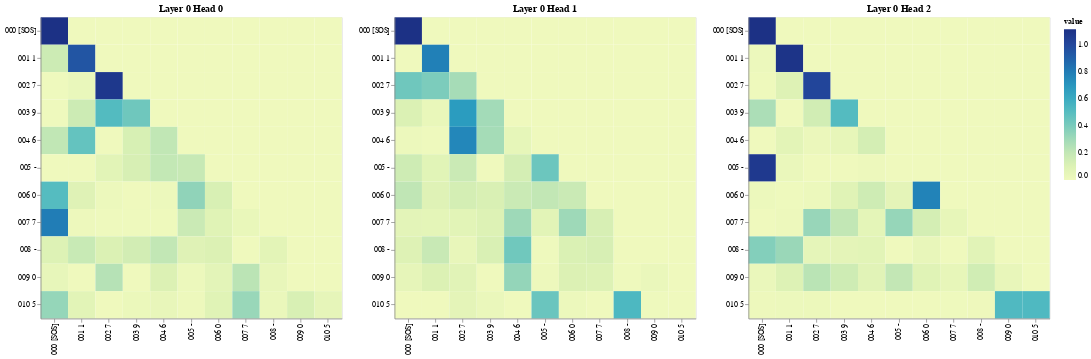

Notebook cell for this chart:
### Code cell
# Encoder Self-Attention
get_all_attention_maps("decoder", layers, heads, decoder_input_tokens, decoder_input_tokens, min(20, sentence_len))

### Figure 1 — Vega-Lite specification as saved in the notebook (floating-point values rounded to 4 significant figures)
{"config": {"view": {"continuousWidth": 300, "continuousHeight": 300}}, "vconcat": [{"hconcat": [{"data": {"name": "data-5546616757133ed83c3f0bd373617a24"}, "mark": {"type": "rect"}, "encoding": {"color": {"field": "value", "type": "quantitative"}, "tooltip": [{"field": "row", "type": "quantitative"}, {"field": "column", "type": "quantitative"}, {"field": "value", "type": "quantitative"}, {"field": "row_token", "type": "nominal"}, {"field": "col_token", "type": "nominal"}], "x": {"axis": {"title": ""}, "field": "col_token", "type": "nominal"}, "y": {"axis": {"title": ""}, "field": "row_token", "type": "nominal"}}, "height": 400, "name": "view_40", "title": "Layer 0 Head 0", "width": 400}, {"data": {"name": "data-6bec287a599fe36e4a3e397532153359"}, "mark": {"type": "rect"}, "encoding": {"color": {"field": "value", "type": "quantitative"}, "tooltip": [{"field": "row", "type": "quantitative"}, {"field": "column", "type": "quantitative"}, {"field": "value", "type": "quantitative"}, {"field": "row_token", "type": "nominal"}, {"field": "col_token", "type": "nominal"}], "x": {"axis": {"title": ""}, "field": "col_token", "type": "nominal"}, "y": {"axis": {"title": ""}, "field": "row_token", "type": "nominal"}}, "height": 400, "name": "view_41", "title": "Layer 0 Head 1", "width": 400}, {"data": {"name": "data-743dfa3ce1b8d32abac9306f1109db86"}, "mark": {"type": "rect"}, "encoding": {"color": {"field": "value", "type": "quantitative"}, "tooltip": [{"field": "row", "type": "quantitative"}, {"field": "column", "type": "quantitative"}, {"field": "value", "type": "quantitative"}, {"field": "row_token", "type": "nominal"}, {"field": "col_token", "type": "nominal"}], "x": {"axis": {"title": ""}, "field": "col_token", "type": "nominal"}, "y": {"axis": {"title": ""}, "field": "row_token", "type": "nominal"}}, "height": 400, "name": "view_42", "title": "Layer 0 Head 2", "width": 400}]}], "params": [{"name": "param_40", "select": {"type": "interval", "encodings": ["x", "y"]}, "bind": "scales", "views": ["view_40"]}, {"name": "param_41", "select": {"type": "interval", "encodings": ["x", "y"]}, "bind": "scales", "views": ["view_41"]}, {"name": "param_42", "select": {"type": "interval", "encodings": ["x", "y"]}, "bind": "scales", "views": ["view_42"]}], "$schema": "https://vega.github.io/schema/vega-lite/v5.20.1.json", "datasets": {"data-5546616757133ed83c3f0bd373617a24": [{"row": 0, "column": 0, "value": 1.111, "row_token": "000 [SOS]", "col_token": "000 [SOS]"}, {"row": 0, "column": 1, "value": 0.0, "row_token": "000 [SOS]", "col_token": "001 1"}, {"row": 0, "column": 2, "value": 0.0, "row_token": "000 [SOS]", "col_token": "002 7"}, {"row": 0, "column": 3, "value": 0.0, "row_token": "000 [SOS]", "col_token": "003 9"}, {"row": 0, "column": 4, "value": 0.0, "row_token": "000 [SOS]", "col_token": "004 6"}, {"row": 0, "column": 5, "value": 0.0, "row_token": "000 [SOS]", "col_token": "005 -"}, {"row": 0, "column": 6, "value": 0.0, "row_token": "000 [SOS]", "col_token": "006 0"}, {"row": 0, "column": 7, "value": 0.0, "row_token": "000 [SOS]", "col_token": "007 7"}, {"row": 0, "column": 8, "value": 0.0, "row_token": "000 [SOS]", "col_token": "008 -"}, {"row": 0, "column": 9, "value": 0.0, "row_token": "000 [SOS]", "col_token": "009 0"}, {"row": 0, "column": 10, "value": 0.0, "row_token": "000 [SOS]", "col_token": "010 5"}, {"row": 1, "column": 0, "value": 0.1664, "row_token": "001 1", "col_token": "000 [SOS]"}, {"row": 1, "column": 1, "value": 0.9447, "row_token": "001 1", "col_token": "001 1"}, {"row": 1, "column": 2, "value": 0.0, "row_token": "001 1", "col_token": "002 7"}, {"row": 1, "column": 3, "value": 0.0, "row_token": "001 1", "col_token": "003 9"}, {"row": 1, "column": 4, "value": 0.0, "row_token": "001 1", "col_token": "004 6"}, {"row": 1, "column": 5, "value": 0.0, "row_token": "001 1", "col_token": "005 -"}, {"row": 1, "column": 6, "value": 0.0, "row_token": "001 1", "col_token": "006 0"}, {"row": 1, "column": 7, "value": 0.0, "row_token": "001 1", "col_token": "007 7"}, {"row": 1, "column": 8, "value": 0.0, "row_token": "001 1", "col_token": "008 -"}, {"row": 1, "column": 9, "value": 0.0, "row_token": "001 1", "col_token": "009 0"}, {"row": 1, "column": 10, "value": 0.0, "row_token": "001 1", "col_token": "010 5"}, {"row": 2, "column": 0, "value": 0.004207, "row_token": "002 7", "col_token": "000 [SOS]"}, {"row": 2, "column": 1, "value": 0.03073, "row_token": "002 7", "col_token": "001 1"}, {"row": 2, "column": 2, "value": 1.076, "row_token": "002 7", "col_token": "002 7"}, {"row": 2, "column": 3, "value": 0.0, "row_token": "002 7", "col_token": "003 9"}, {"row": 2, "column": 4, "value": 0.0, "row_token": "002 7", "col_token": "004 6"}, {"row": 2, "column": 5, "value": 0.0, "row_token": "002 7", "col_token": "005 -"}, {"row": 2, "column": 6, "value": 0.0, "row_token": "002 7", "col_token": "006 0"}, {"row": 2, "column": 7, "value": 0.0, "row_token": "002 7", "col_token": "007 7"}, {"row": 2, "column": 8, "value": 0.0, "row_token": "002 7", "col_token": "008 -"}, {"row": 2, "column": 9, "value": 0.0, "row_token": "002 7", "col_token": "009 0"}, {"row": 2, "column": 10, "value": 0.0, "row_token": "002 7", "col_token": "010 5"}, {"row": 3, "column": 0, "value": 0.004606, "row_token": "003 9", "col_token": "000 [SOS]"}, {"row": 3, "column": 1, "value": 0.1655, "row_token": "003 9", "col_token": "001 1"}, {"row": 3, "column": 2, "value": 0.511, "row_token": "003 9", "col_token": "002 7"}, {"row": 3, "column": 3, "value": 0.43, "row_token": "003 9", "col_token": "003 9"}, {"row": 3, "column": 4, "value": 0.0, "row_token": "003 9", "col_token": "004 6"}, {"row": 3, "column": 5, "value": 0.0, "row_token": "003 9", "col_token": "005 -"}, {"row": 3, "column": 6, "value": 0.0, "row_token": "003 9", "col_token": "006 0"}, {"row": 3, "column": 7, "value": 0.0, "row_token": "003 9", "col_token": "007 7"}, {"row": 3, "column": 8, "value": 0.0, "row_token": "003 9", "col_token": "008 -"}, {"row": 3, "column": 9, "value": 0.0, "row_token": "003 9", "col_token": "009 0"}, {"row": 3, "column": 10, "value": 0.0, "row_token": "003 9", "col_token": "010 5"}, {"row": 4, "column": 0, "value": 0.2082, "row_token": "004 6", "col_token": "000 [SOS]"}, {"row": 4, "column": 1, "value": 0.4599, "row_token": "004 6", "col_token": "001 1"}, {"row": 4, "column": 2, "value": 0.0, "row_token": "004 6", "col_token": "002 7"}, {"row": 4, "column": 3, "value": 0.1249, "row_token": "004 6", "col_token": "003 9"}, {"row": 4, "column": 4, "value": 0.2067, "row_token": "004 6", "col_token": "004 6"}, {"row": 4, "column": 5, "value": 0.0, "row_token": "004 6", "col_token": "005 -"}, {"row": 4, "column": 6, "value": 0.0, "row_token": "004 6", "col_token": "006 0"}, {"row": 4, "column": 7, "value": 0.0, "row_token": "004 6", "col_token": "007 7"}, {"row": 4, "column": 8, "value": 0.0, "row_token": "004 6", "col_token": "008 -"}, {"row": 4, "column": 9, "value": 0.0, "row_token": "004 6", "col_token": "009 0"}, {"row": 4, "column": 10, "value": 0.0, "row_token": "004 6", "col_token": "010 5"}, {"row": 5, "column": 0, "value": 0.0, "row_token": "005 -", "col_token": "000 [SOS]"}, {"row": 5, "column": 1, "value": 0.0, "row_token": "005 -", "col_token": "001 1"}, {"row": 5, "column": 2, "value": 0.07284, "row_token": "005 -", "col_token": "002 7"}, {"row": 5, "column": 3, "value": 0.1263, "row_token": "005 -", "col_token": "003 9"}, {"row": 5, "column": 4, "value": 0.1987, "row_token": "005 -", "col_token": "004 6"}, {"row": 5, "column": 5, "value": 0.1859, "row_token": "005 -", "col_token": "005 -"}, {"row": 5, "column": 6, "value": 0.0, "row_token": "005 -", "col_token": "006 0"}, {"row": 5, "column": 7, "value": 0.0, "row_token": "005 -", "col_token": "007 7"}, {"row": 5, "column": 8, "value": 0.0, "row_token": "005 -", "col_token": "008 -"}, {"row": 5, "column": 9, "value": 0.0, "row_token": "005 -", "col_token": "009 0"}, {"row": 5, "column": 10, "value": 0.0, "row_token": "005 -", "col_token": "010 5"}, {"row": 6, "column": 0, "value": 0.5048, "row_token": "006 0", "col_token": "000 [SOS]"}, {"row": 6, "column": 1, "value": 0.09129, "row_token": "006 0", "col_token": "001 1"}, {"row": 6, "column": 2, "value": 0.01494, "row_token": "006 0", "col_token": "002 7"}, {"row": 6, "column": 3, "value": 0.0, "row_token": "006 0", "col_token": "003 9"}, {"row": 6, "column": 4, "value": 0.01815, "row_token": "006 0", "col_token": "004 6"}, {"row": 6, "column": 5, "value": 0.344, "row_token": "006 0", "col_token": "005 -"}, {"row": 6, "column": 6, "value": 0.1211, "row_token": "006 0", "col_token": "006 0"}, {"row": 6, "column": 7, "value": 0.0, "row_token": "006 0", "col_token": "007 7"}, {"row": 6, "column": 8, "value": 0.0, "row_token": "006 0", "col_token": "008 -"}, {"row": 6, "column": 9, "value": 0.0, "row_token": "006 0", "col_token": "009 0"}, {"row": 6, "column": 10, "value": 0.0, "row_token": "006 0", "col_token": "010 5"}, {"row": 7, "column": 0, "value": 0.7962, "row_token": "007 7", "col_token": "000 [SOS]"}, {"row": 7, "column": 1, "value": 0.01126, "row_token": "007 7", "col_token": "001 1"}, {"row": 7, "column": 2, "value": 0.003259, "row_token": "007 7", "col_token": "002 7"}, {"row": 7, "column": 3, "value": 0.002939, "row_token": "007 7", "col_token": "003 9"}, {"row": 7, "column": 4, "value": 0.006396, "row_token": "007 7", "col_token": "004 6"}, {"row": 7, "column": 5, "value": 0.1738, "row_token": "007 7", "col_token": "005 -"}, {"row": 7, "column": 6, "value": 0.08477, "row_token": "007 7", "col_token": "006 0"}, {"row": 7, "column": 7, "value": 0.03249, "row_token": "007 7", "col_token": "007 7"}, {"row": 7, "column": 8, "value": 0.0, "row_token": "007 7", "col_token": "008 -"}, {"row": 7, "column": 9, "value": 0.0, "row_token": "007 7", "col_token": "009 0"}, {"row": 7, "column": 10, "value": 0.0, "row_token": "007 7", "col_token": "010 5"}, {"row": 8, "column": 0, "value": 0.1, "row_token": "008 -", "col_token": "000 [SOS]"}, {"row": 8, "column": 1, "value": 0.1805, "row_token": "008 -", "col_token": "001 1"}, {"row": 8, "column": 2, "value": 0.1125, "row_token": "008 -", "col_token": "002 7"}, {"row": 8, "column": 3, "value": 0.1449, "row_token": "008 -", "col_token": "003 9"}, {"row": 8, "column": 4, "value": 0.2052, "row_token": "008 -", "col_token": "004 6"}, {"row": 8, "column": 5, "value": 0.09029, "row_token": "008 -", "col_token": "005 -"}, {"row": 8, "column": 6, "value": 0.1083, "row_token": "008 -", "col_token": "006 0"}, {"row": 8, "column": 7, "value": 0.0, "row_token": "008 -", "col_token": "007 7"}, {"row": 8, "column": 8, "value": 0.06891, "row_token": "008 -", "col_token": "008 -"}, {"row": 8, "column": 9, "value": 0.0, "row_token": "008 -", "col_token": "009 0"}, {"row": 8, "column": 10, "value": 0.0, "row_token": "008 -", "col_token": "010 5"}, {"row": 9, "column": 0, "value": 0.04264, "row_token": "009 0", "col_token": "000 [SOS]"}, {"row": 9, "column": 1, "value": 0.0, "row_token": "009 0", "col_token": "001 1"}, {"row": 9, "column": 2, "value": 0.2408, "row_token": "009 0", "col_token": "002 7"}, {"row": 9, "column": 3, "value": 0.0, "row_token": "009 0", "col_token": "003 9"}, {"row": 9, "column": 4, "value": 0.1079, "row_token": "009 0", "col_token": "004 6"}, {"row": 9, "column": 5, "value": 0.01784, "row_token": "009 0", "col_token": "005 -"}, {"row": 9, "column": 6, "value": 0.06477, "row_token": "009 0", "col_token": "006 0"}, {"row": 9, "column": 7, "value": 0.2284, "row_token": "009 0", "col_token": "007 7"}, {"row": 9, "column": 8, "value": 0.03684, "row_token": "009 0", "col_token": "008 -"}, {"row": 9, "column": 9, "value": 0.0, "row_token": "009 0", "col_token": "009 0"}, {"row": 9, "column": 10, "value": 0.0, "row_token": "009 0", "col_token": "010 5"}, {"row": 10, "column": 0, "value": 0.3294, "row_token": "010 5", "col_token": "000 [SOS]"}, {"row": 10, "column": 1, "value": 0.07, "row_token": "010 5", "col_token": "001 1"}, {"row": 10, "column": 2, "value": 0.0, "row_token": "010 5", "col_token": "002 7"}, {"row": 10, "column": 3, "value": 0.02069, "row_token": "010 5", "col_token": "003 9"}, {"row": 10, "column": 4, "value": 0.03811, "row_token": "010 5", "col_token": "004 6"}, {"row": 10, "column": 5, "value": 0.01098, "row_token": "010 5", "col_token": "005 -"}, {"row": 10, "column": 6, "value": 0.08161, "row_token": "010 5", "col_token": "006 0"}, {"row": 10, "column": 7, "value": 0.3196, "row_token": "010 5", "col_token": "007 7"}, {"row": 10, "column": 8, "value": 0.0254, "row_token": "010 5", "col_token": "008 -"}, {"row": 10, "column": 9, "value": 0.1212, "row_token": "010 5", "col_token": "009 0"}, {"row": 10, "column": 10, "value": 0.05212, "row_token": "010 5", "col_token": "010 5"}], "data-6bec287a599fe36e4a3e397532153359": [{"row": 0, "column": 0, "value": 1.111, "row_token": "000 [SOS]", "col_token": "000 [SOS]"}, {"row": 0, "column": 1, "value": 0.0, "row_token": "000 [SOS]", "col_token": "001 1"}, {"row": 0, "column": 2, "value": 0.0, "row_token": "000 [SOS]", "col_token": "002 7"}, {"row": 0, "column": 3, "value": 0.0, "row_token": "000 [SOS]", "col_token": "003 9"}, {"row": 0, "column": 4, "value": 0.0, "row_token": "000 [SOS]", "col_token": "004 6"}, {"row": 0, "column": 5, "value": 0.0, "row_token": "000 [SOS]", "col_token": "005 -"}, {"row": 0, "column": 6, "value": 0.0, "row_token": "000 [SOS]", "col_token": "006 0"}, {"row": 0, "column": 7, "value": 0.0, "row_token": "000 [SOS]", "col_token": "007 7"}, {"row": 0, "column": 8, "value": 0.0, "row_token": "000 [SOS]", "col_token": "008 -"}, {"row": 0, "column": 9, "value": 0.0, "row_token": "000 [SOS]", "col_token": "009 0"}, {"row": 0, "column": 10, "value": 0.0, "row_token": "000 [SOS]", "col_token": "010 5"}, {"row": 1, "column": 0, "value": 0.0, "row_token": "001 1", "col_token": "000 [SOS]"}, {"row": 1, "column": 1, "value": 0.7861, "row_token": "001 1", "col_token": "001 1"}, {"row": 1, "column": 2, "value": 0.0, "row_token": "001 1", "col_token": "002 7"}, {"row": 1, "column": 3, "value": 0.0, "row_token": "001 1", "col_token": "003 9"}, {"row": 1, "column": 4, "value": 0.0, "row_token": "001 1", "col_token": "004 6"}, {"row": 1, "column": 5, "value": 0.0, "row_token": "001 1", "col_token": "005 -"}, {"row": 1, "column": 6, "value": 0.0, "row_token": "001 1", "col_token": "006 0"}, {"row": 1, "column": 7, "value": 0.0, "row_token": "001 1", "col_token": "007 7"}, {"row": 1, "column": 8, "value": 0.0, "row_token": "001 1", "col_token": "008 -"}, {"row": 1, "column": 9, "value": 0.0, "row_token": "001 1", "col_token": "009 0"}, {"row": 1, "column": 10, "value": 0.0, "row_token": "001 1", "col_token": "010 5"}, {"row": 2, "column": 0, "value": 0.4302, "row_token": "002 7", "col_token": "000 [SOS]"}, {"row": 2, "column": 1, "value": 0.396, "row_token": "002 7", "col_token": "001 1"}, {"row": 2, "column": 2, "value": 0.2849, "row_token": "002 7", "col_token": "002 7"}, {"row": 2, "column": 3, "value": 0.0, "row_token": "002 7", "col_token": "003 9"}, {"row": 2, "column": 4, "value": 0.0, "row_token": "002 7", "col_token": "004 6"}, {"row": 2, "column": 5, "value": 0.0, "row_token": "002 7", "col_token": "005 -"}, {"row": 2, "column": 6, "value": 0.0, "row_token": "002 7", "col_token": "006 0"}, {"row": 2, "column": 7, "value": 0.0, "row_token": "002 7", "col_token": "007 7"}, {"row": 2, "column": 8, "value": 0.0, "row_token": "002 7", "col_token": "008 -"}, {"row": 2, "column": 9, "value": 0.0, "row_token": "002 7", "col_token": "009 0"}, {"row": 2, "column": 10, "value": 0.0, "row_token": "002 7", "col_token": "010 5"}, {"row": 3, "column": 0, "value": 0.1095, "row_token": "003 9", "col_token": "000 [SOS]"}, {"row": 3, "column": 1, "value": 0.03348, "row_token": "003 9", "col_token": "001 1"}, {"row": 3, "column": 2, "value": 0.675, "row_token": "003 9", "col_token": "002 7"}, {"row": 3, "column": 3, "value": 0.2931, "row_token": "003 9", "col_token": "003 9"}, {"row": 3, "column": 4, "value": 0.0, "row_token": "003 9", "col_token": "004 6"}, {"row": 3, "column": 5, "value": 0.0, "row_token": "003 9", "col_token": "005 -"}, {"row": 3, "column": 6, "value": 0.0, "row_token": "003 9", "col_token": "006 0"}, {"row": 3, "column": 7, "value": 0.0, "row_token": "003 9", "col_token": "007 7"}, {"row": 3, "column": 8, "value": 0.0, "row_token": "003 9", "col_token": "008 -"}, {"row": 3, "column": 9, "value": 0.0, "row_token": "003 9", "col_token": "009 0"}, {"row": 3, "column": 10, "value": 0.0, "row_token": "003 9", "col_token": "010 5"}, {"row": 4, "column": 0, "value": 0.01576, "row_token": "004 6", "col_token": "000 [SOS]"}, {"row": 4, "column": 1, "value": 0.004911, "row_token": "004 6", "col_token": "001 1"}, {"row": 4, "column": 2, "value": 0.7566, "row_token": "004 6", "col_token": "002 7"}, {"row": 4, "column": 3, "value": 0.2866, "row_token": "004 6", "col_token": "003 9"}, {"row": 4, "column": 4, "value": 0.04723, "row_token": "004 6", "col_token": "004 6"}, {"row": 4, "column": 5, "value": 0.0, "row_token": "004 6", "col_token": "005 -"}, {"row": 4, "column": 6, "value": 0.0, "row_token": "004 6", "col_token": "006 0"}, {"row": 4, "column": 7, "value": 0.0, "row_token": "004 6", "col_token": "007 7"}, {"row": 4, "column": 8, "value": 0.0, "row_token": "004 6", "col_token": "008 -"}, {"row": 4, "column": 9, "value": 0.0, "row_token": "004 6", "col_token": "009 0"}, {"row": 4, "column": 10, "value": 0.0, "row_token": "004 6", "col_token": "010 5"}, {"row": 5, "column": 0, "value": 0.1605, "row_token": "005 -", "col_token": "000 [SOS]"}, {"row": 5, "column": 1, "value": 0.07565, "row_token": "005 -", "col_token": "001 1"}, {"row": 5, "column": 2, "value": 0.1734, "row_token": "005 -", "col_token": "002 7"}, {"row": 5, "column": 3, "value": 0.0, "row_token": "005 -", "col_token": "003 9"}, {"row": 5, "column": 4, "value": 0.1359, "row_token": "005 -", "col_token": "004 6"}, {"row": 5, "column": 5, "value": 0.437, "row_token": "005 -", "col_token": "005 -"}, {"row": 5, "column": 6, "value": 0.0, "row_token": "005 -", "col_token": "006 0"}, {"row": 5, "column": 7, "value": 0.0, "row_token": "005 -", "col_token": "007 7"}, {"row": 5, "column": 8, "value": 0.0, "row_token": "005 -", "col_token": "008 -"}, {"row": 5, "column": 9, "value": 0.0, "row_token": "005 -", "col_token": "009 0"}, {"row": 5, "column": 10, "value": 0.0, "row_token": "005 -", "col_token": "010 5"}, {"row": 6, "column": 0, "value": 0.2104, "row_token": "006 0", "col_token": "000 [SOS]"}, {"row": 6, "column": 1, "value": 0.0915, "row_token": "006 0", "col_token": "001 1"}, {"row": 6, "column": 2, "value": 0.1359, "row_token": "006 0", "col_token": "002 7"}, {"row": 6, "column": 3, "value": 0.1194, "row_token": "006 0", "col_token": "003 9"}, {"row": 6, "column": 4, "value": 0.1759, "row_token": "006 0", "col_token": "004 6"}, {"row": 6, "column": 5, "value": 0.2033, "row_token": "006 0", "col_token": "005 -"}, {"row": 6, "column": 6, "value": 0.1747, "row_token": "006 0", "col_token": "006 0"}, {"row": 6, "column": 7, "value": 0.0, "row_token": "006 0", "col_token": "007 7"}, {"row": 6, "column": 8, "value": 0.0, "row_token": "006 0", "col_token": "008 -"}, {"row": 6, "column": 9, "value": 0.0, "row_token": "006 0", "col_token": "009 0"}, {"row": 6, "column": 10, "value": 0.0, "row_token": "006 0", "col_token": "010 5"}, {"row": 7, "column": 0, "value": 0.06448, "row_token": "007 7", "col_token": "000 [SOS]"}, {"row": 7, "column": 1, "value": 0.05889, "row_token": "007 7", "col_token": "001 1"}, {"row": 7, "column": 2, "value": 0.07463, "row_token": "007 7", "col_token": "002 7"}, {"row": 7, "column": 3, "value": 0.1012, "row_token": "007 7", "col_token": "003 9"}, {"row": 7, "column": 4, "value": 0.3052, "row_token": "007 7", "col_token": "004 6"}, {"row": 7, "column": 5, "value": 0.07352, "row_token": "007 7", "col_token": "005 -"}, {"row": 7, "column": 6, "value": 0.3064, "row_token": "007 7", "col_token": "006 0"}, {"row": 7, "column": 7, "value": 0.1267, "row_token": "007 7", "col_token": "007 7"}, {"row": 7, "column": 8, "value": 0.0, "row_token": "007 7", "col_token": "008 -"}, {"row": 7, "column": 9, "value": 0.0, "row_token": "007 7", "col_token": "009 0"}, {"row": 7, "column": 10, "value": 0.0, "row_token": "007 7", "col_token": "010 5"}, {"row": 8, "column": 0, "value": 0.09299, "row_token": "008 -", "col_token": "000 [SOS]"}, {"row": 8, "column": 1, "value": 0.1823, "row_token": "008 -", "col_token": "001 1"}, {"row": 8, "column": 2, "value": 0.04133, "row_token": "008 -", "col_token": "002 7"}, {"row": 8, "column": 3, "value": 0.1203, "row_token": "008 -", "col_token": "003 9"}, {"row": 8, "column": 4, "value": 0.4267, "row_token": "008 -", "col_token": "004 6"}, {"row": 8, "column": 5, "value": 0.004399, "row_token": "008 -", "col_token": "005 -"}, {"row": 8, "column": 6, "value": 0.1153, "row_token": "008 -", "col_token": "006 0"}, {"row": 8, "column": 7, "value": 0.1258, "row_token": "008 -", "col_token": "007 7"}, {"row": 8, "column": 8, "value": 0.002091, "row_token": "008 -", "col_token": "008 -"}, {"row": 8, "column": 9, "value": 0.0, "row_token": "008 -", "col_token": "009 0"}, {"row": 8, "column": 10, "value": 0.0, "row_token": "008 -", "col_token": "010 5"}, {"row": 9, "column": 0, "value": 0.04953, "row_token": "009 0", "col_token": "000 [SOS]"}, {"row": 9, "column": 1, "value": 0.1057, "row_token": "009 0", "col_token": "001 1"}, {"row": 9, "column": 2, "value": 0.07799, "row_token": "009 0", "col_token": "002 7"}, {"row": 9, "column": 3, "value": 0.0, "row_token": "009 0", "col_token": "003 9"}, {"row": 9, "column": 4, "value": 0.3335, "row_token": "009 0", "col_token": "004 6"}, {"row": 9, "column": 5, "value": 0.01132, "row_token": "009 0", "col_token": "005 -"}, {"row": 9, "column": 6, "value": 0.105, "row_token": "009 0", "col_token": "006 0"}, {"row": 9, "column": 7, "value": 0.09991, "row_token": "009 0", "col_token": "007 7"}, {"row": 9, "column": 8, "value": 0.004272, "row_token": "009 0", "col_token": "008 -"}, {"row": 9, "column": 9, "value": 0.02831, "row_token": "009 0", "col_token": "009 0"}, {"row": 9, "column": 10, "value": 0.0, "row_token": "009 0", "col_token": "010 5"}, {"row": 10, "column": 0, "value": 0.002374, "row_token": "010 5", "col_token": "000 [SOS]"}, {"row": 10, "column": 1, "value": 0.0, "row_token": "010 5", "col_token": "001 1"}, {"row": 10, "column": 2, "value": 0.06325, "row_token": "010 5", "col_token": "002 7"}, {"row": 10, "column": 3, "value": 0.03053, "row_token": "010 5", "col_token": "003 9"}, {"row": 10, "column": 4, "value": 0.002135, "row_token": "010 5", "col_token": "004 6"}, {"row": 10, "column": 5, "value": 0.4425, "row_token": "010 5", "col_token": "005 -"}, {"row": 10, "column": 6, "value": 0.01522, "row_token": "010 5", "col_token": "006 0"}, {"row": 10, "column": 7, "value": 0.0, "row_token": "010 5", "col_token": "007 7"}, {"row": 10, "column": 8, "value": 0.5299, "row_token": "010 5", "col_token": "008 -"}, {"row": 10, "column": 9, "value": 0.00375, "row_token": "010 5", "col_token": "009 0"}, {"row": 10, "column": 10, "value": 0.001227, "row_token": "010 5", "col_token": "010 5"}], "data-743dfa3ce1b8d32abac9306f1109db86": [{"row": 0, "column": 0, "value": 1.111, "row_token": "000 [SOS]", "col_token": "000 [SOS]"}, {"row": 0, "column": 1, "value": 0.0, "row_token": "000 [SOS]", "col_token": "001 1"}, {"row": 0, "column": 2, "value": 0.0, "row_token": "000 [SOS]", "col_token": "002 7"}, {"row": 0, "column": 3, "value": 0.0, "row_token": "000 [SOS]", "col_token": "003 9"}, {"row": 0, "column": 4, "value": 0.0, "row_token": "000 [SOS]", "col_token": "004 6"}, {"row": 0, "column": 5, "value": 0.0, "row_token": "000 [SOS]", "col_token": "005 -"}, {"row": 0, "column": 6, "value": 0.0, "row_token": "000 [SOS]", "col_token": "006 0"}, {"row": 0, "column": 7, "value": 0.0, "row_token": "000 [SOS]", "col_token": "007 7"}, {"row": 0, "column": 8, "value": 0.0, "row_token": "000 [SOS]", "col_token": "008 -"}, {"row": 0, "column": 9, "value": 0.0, "row_token": "000 [SOS]", "col_token": "009 0"}, {"row": 0, "column": 10, "value": 0.0, "row_token": "000 [SOS]", "col_token": "010 5"}, {"row": 1, "column": 0, "value": 0.01602, "row_token": "001 1", "col_token": "000 [SOS]"}, {"row": 1, "column": 1, "value": 1.095, "row_token": "001 1", "col_token": "001 1"}, {"row": 1, "column": 2, "value": 0.0, "row_token": "001 1", "col_token": "002 7"}, {"row": 1, "column": 3, "value": 0.0, "row_token": "001 1", "col_token": "003 9"}, {"row": 1, "column": 4, "value": 0.0, "row_token": "001 1", "col_token": "004 6"}, {"row": 1, "column": 5, "value": 0.0, "row_token": "001 1", "col_token": "005 -"}, {"row": 1, "column": 6, "value": 0.0, "row_token": "001 1", "col_token": "006 0"}, {"row": 1, "column": 7, "value": 0.0, "row_token": "001 1", "col_token": "007 7"}, {"row": 1, "column": 8, "value": 0.0, "row_token": "001 1", "col_token": "008 -"}, {"row": 1, "column": 9, "value": 0.0, "row_token": "001 1", "col_token": "009 0"}, {"row": 1, "column": 10, "value": 0.0, "row_token": "001 1", "col_token": "010 5"}, {"row": 2, "column": 0, "value": 0.006321, "row_token": "002 7", "col_token": "000 [SOS]"}, {"row": 2, "column": 1, "value": 0.09531, "row_token": "002 7", "col_token": "001 1"}, {"row": 2, "column": 2, "value": 1.009, "row_token": "002 7", "col_token": "002 7"}, {"row": 2, "column": 3, "value": 0.0, "row_token": "002 7", "col_token": "003 9"}, {"row": 2, "column": 4, "value": 0.0, "row_token": "002 7", "col_token": "004 6"}, {"row": 2, "column": 5, "value": 0.0, "row_token": "002 7", "col_token": "005 -"}, {"row": 2, "column": 6, "value": 0.0, "row_token": "002 7", "col_token": "006 0"}, {"row": 2, "column": 7, "value": 0.0, "row_token": "002 7", "col_token": "007 7"}, {"row": 2, "column": 8, "value": 0.0, "row_token": "002 7", "col_token": "008 -"}, {"row": 2, "column": 9, "value": 0.0, "row_token": "002 7", "col_token": "009 0"}, {"row": 2, "column": 10, "value": 0.0, "row_token": "002 7", "col_token": "010 5"}, {"row": 3, "column": 0, "value": 0.2676, "row_token": "003 9", "col_token": "000 [SOS]"}, {"row": 3, "column": 1, "value": 0.0, "row_token": "003 9", "col_token": "001 1"}, {"row": 3, "column": 2, "value": 0.1472, "row_token": "003 9", "col_token": "002 7"}, {"row": 3, "column": 3, "value": 0.5083, "row_token": "003 9", "col_token": "003 9"}, {"row": 3, "column": 4, "value": 0.0, "row_token": "003 9", "col_token": "004 6"}, {"row": 3, "column": 5, "value": 0.0, "row_token": "003 9", "col_token": "005 -"}, {"row": 3, "column": 6, "value": 0.0, "row_token": "003 9", "col_token": "006 0"}, {"row": 3, "column": 7, "value": 0.0, "row_token": "003 9", "col_token": "007 7"}, {"row": 3, "column": 8, "value": 0.0, "row_token": "003 9", "col_token": "008 -"}, {"row": 3, "column": 9, "value": 0.0, "row_token": "003 9", "col_token": "009 0"}, {"row": 3, "column": 10, "value": 0.0, "row_token": "003 9", "col_token": "010 5"}, {"row": 4, "column": 0, "value": 0.0, "row_token": "004 6", "col_token": "000 [SOS]"}, {"row": 4, "column": 1, "value": 0.06907, "row_token": "004 6", "col_token": "001 1"}, {"row": 4, "column": 2, "value": 0.02264, "row_token": "004 6", "col_token": "002 7"}, {"row": 4, "column": 3, "value": 0.04379, "row_token": "004 6", "col_token": "003 9"}, {"row": 4, "column": 4, "value": 0.1365, "row_token": "004 6", "col_token": "004 6"}, {"row": 4, "column": 5, "value": 0.0, "row_token": "004 6", "col_token": "005 -"}, {"row": 4, "column": 6, "value": 0.0, "row_token": "004 6", "col_token": "006 0"}, {"row": 4, "column": 7, "value": 0.0, "row_token": "004 6", "col_token": "007 7"}, {"row": 4, "column": 8, "value": 0.0, "row_token": "004 6", "col_token": "008 -"}, {"row": 4, "column": 9, "value": 0.0, "row_token": "004 6", "col_token": "009 0"}, {"row": 4, "column": 10, "value": 0.0, "row_token": "004 6", "col_token": "010 5"}, {"row": 5, "column": 0, "value": 1.07, "row_token": "005 -", "col_token": "000 [SOS]"}, {"row": 5, "column": 1, "value": 0.02733, "row_token": "005 -", "col_token": "001 1"}, {"row": 5, "column": 2, "value": 0.0, "row_token": "005 -", "col_token": "002 7"}, {"row": 5, "column": 3, "value": 0.001347, "row_token": "005 -", "col_token": "003 9"}, {"row": 5, "column": 4, "value": 0.01115, "row_token": "005 -", "col_token": "004 6"}, {"row": 5, "column": 5, "value": 0.0006259, "row_token": "005 -", "col_token": "005 -"}, {"row": 5, "column": 6, "value": 0.0, "row_token": "005 -", "col_token": "006 0"}, {"row": 5, "column": 7, "value": 0.0, "row_token": "005 -", "col_token": "007 7"}, {"row": 5, "column": 8, "value": 0.0, "row_token": "005 -", "col_token": "008 -"}, {"row": 5, "column": 9, "value": 0.0, "row_token": "005 -", "col_token": "009 0"}, {"row": 5, "column": 10, "value": 0.0, "row_token": "005 -", "col_token": "010 5"}, {"row": 6, "column": 0, "value": 0.01665, "row_token": "006 0", "col_token": "000 [SOS]"}, {"row": 6, "column": 1, "value": 0.004342, "row_token": "006 0", "col_token": "001 1"}, {"row": 6, "column": 2, "value": 0.01636, "row_token": "006 0", "col_token": "002 7"}, {"row": 6, "column": 3, "value": 0.08063, "row_token": "006 0", "col_token": "003 9"}, {"row": 6, "column": 4, "value": 0.1578, "row_token": "006 0", "col_token": "004 6"}, {"row": 6, "column": 5, "value": 0.06325, "row_token": "006 0", "col_token": "005 -"}, {"row": 6, "column": 6, "value": 0.772, "row_token": "006 0", "col_token": "006 0"}, {"row": 6, "column": 7, "value": 0.0, "row_token": "006 0", "col_token": "007 7"}, {"row": 6, "column": 8, "value": 0.0, "row_token": "006 0", "col_token": "008 -"}, {"row": 6, "column": 9, "value": 0.0, "row_token": "006 0", "col_token": "009 0"}, {"row": 6, "column": 10, "value": 0.0, "row_token": "006 0", "col_token": "010 5"}, {"row": 7, "column": 0, "value": 0.001716, "row_token": "007 7", "col_token": "000 [SOS]"}, {"row": 7, "column": 1, "value": 0.01172, "row_token": "007 7", "col_token": "001 1"}, {"row": 7, "column": 2, "value": 0.3237, "row_token": "007 7", "col_token": "002 7"}, {"row": 7, "column": 3, "value": 0.2033, "row_token": "007 7", "col_token": "003 9"}, {"row": 7, "column": 4, "value": 0.06078, "row_token": "007 7", "col_token": "004 6"}, {"row": 7, "column": 5, "value": 0.328, "row_token": "007 7", "col_token": "005 -"}, {"row": 7, "column": 6, "value": 0.1381, "row_token": "007 7", "col_token": "006 0"}, {"row": 7, "column": 7, "value": 0.04389, "row_token": "007 7", "col_token": "007 7"}, {"row": 7, "column": 8, "value": 0.0, "row_token": "007 7", "col_token": "008 -"}, {"row": 7, "column": 9, "value": 0.0, "row_token": "007 7", "col_token": "009 0"}, {"row": 7, "column": 10, "value": 0.0, "row_token": "007 7", "col_token": "010 5"}, {"row": 8, "column": 0, "value": 0.3764, "row_token": "008 -", "col_token": "000 [SOS]"}, {"row": 8, "column": 1, "value": 0.3167, "row_token": "008 -", "col_token": "001 1"}, {"row": 8, "column": 2, "value": 0.05464, "row_token": "008 -", "col_token": "002 7"}, {"row": 8, "column": 3, "value": 0.06384, "row_token": "008 -", "col_token": "003 9"}, {"row": 8, "column": 4, "value": 0.07019, "row_token": "008 -", "col_token": "004 6"}, {"row": 8, "column": 5, "value": 0.0, "row_token": "008 -", "col_token": "005 -"}, {"row": 8, "column": 6, "value": 0.04028, "row_token": "008 -", "col_token": "006 0"}, {"row": 8, "column": 7, "value": 0.0, "row_token": "008 -", "col_token": "007 7"}, {"row": 8, "column": 8, "value": 0.07654, "row_token": "008 -", "col_token": "008 -"}, {"row": 8, "column": 9, "value": 0.0, "row_token": "008 -", "col_token": "009 0"}, {"row": 8, "column": 10, "value": 0.0, "row_token": "008 -", "col_token": "010 5"}, {"row": 9, "column": 0, "value": 0.02578, "row_token": "009 0", "col_token": "000 [SOS]"}, {"row": 9, "column": 1, "value": 0.09745, "row_token": "009 0", "col_token": "001 1"}, {"row": 9, "column": 2, "value": 0.2297, "row_token": "009 0", "col_token": "002 7"}, {"row": 9, "column": 3, "value": 0.1596, "row_token": "009 0", "col_token": "003 9"}, {"row": 9, "column": 4, "value": 0.07822, "row_token": "009 0", "col_token": "004 6"}, {"row": 9, "column": 5, "value": 0.2014, "row_token": "009 0", "col_token": "005 -"}, {"row": 9, "column": 6, "value": 0.08206, "row_token": "009 0", "col_token": "006 0"}, {"row": 9, "column": 7, "value": 0.04577, "row_token": "009 0", "col_token": "007 7"}, {"row": 9, "column": 8, "value": 0.1516, "row_token": "009 0", "col_token": "008 -"}, {"row": 9, "column": 9, "value": 0.0396, "row_token": "009 0", "col_token": "009 0"}, {"row": 9, "column": 10, "value": 0.0, "row_token": "009 0", "col_token": "010 5"}, {"row": 10, "column": 0, "value": 0.01224, "row_token": "010 5", "col_token": "000 [SOS]"}, {"row": 10, "column": 1, "value": 0.01669, "row_token": "010 5", "col_token": "001 1"}, {"row": 10, "column": 2, "value": 0.01911, "row_token": "010 5", "col_token": "002 7"}, {"row": 10, "column": 3, "value": 0.001311, "row_token": "010 5", "col_token": "003 9"}, {"row": 10, "column": 4, "value": 0.0, "row_token": "010 5", "col_token": "004 6"}, {"row": 10, "column": 5, "value": 0.001305, "row_token": "010 5", "col_token": "005 -"}, {"row": 10, "column": 6, "value": 0.0002098, "row_token": "010 5", "col_token": "006 0"}, {"row": 10, "column": 7, "value": 0.004729, "row_token": "010 5", "col_token": "007 7"}, {"row": 10, "column": 8, "value": 0.008216, "row_token": "010 5", "col_token": "008 -"}, {"row": 10, "column": 9, "value": 0.5223, "row_token": "010 5", "col_token": "009 0"}, {"row": 10, "column": 10, "value": 0.5238, "row_token": "010 5", "col_token": "010 5"}]}}
